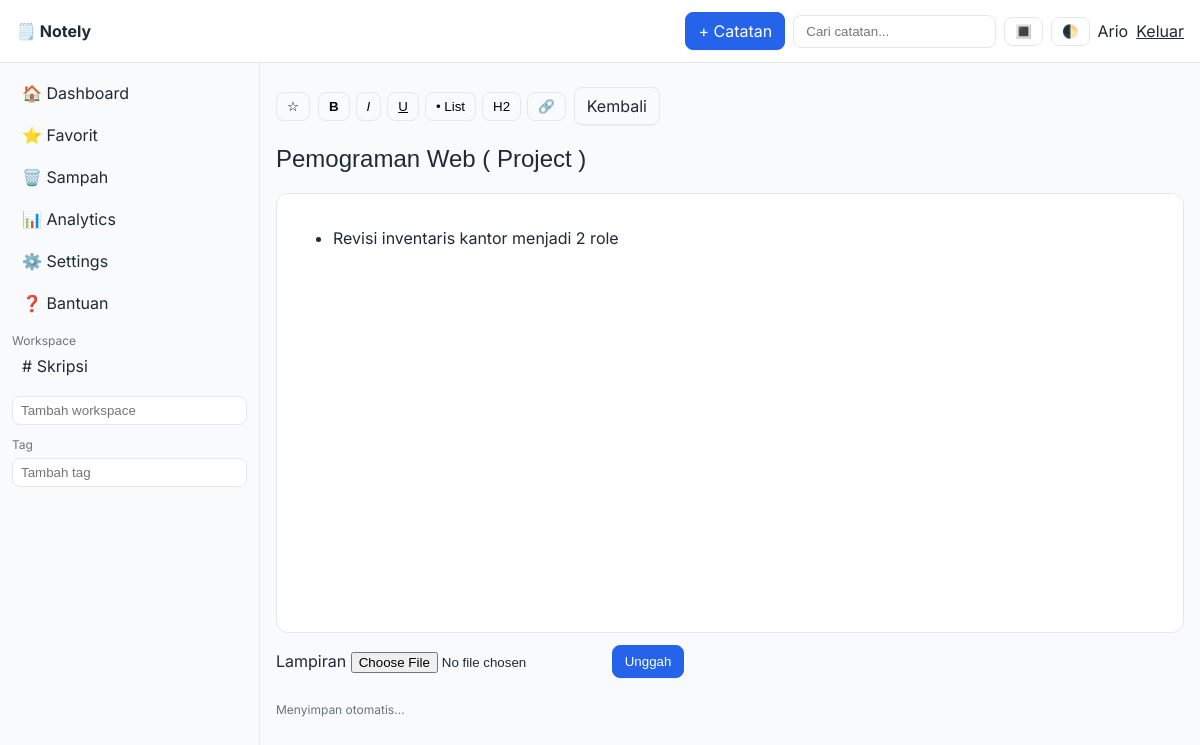
The page /note.php?id=5 (signed in) on the database its author committed.
### tables this page shows
CREATE TABLE `workspaces` (
  `id` int(11) NOT NULL,
  `user_id` int(11) NOT NULL,
  `name` varchar(191) NOT NULL,
  `created_at` timestamp NOT NULL DEFAULT current_timestamp()
);

CREATE TABLE `notes` (
  `id` int(11) NOT NULL,
  `user_id` int(11) NOT NULL,
  `workspace_id` int(11) DEFAULT NULL,
  `parent_id` int(11) DEFAULT NULL,
  `title` varchar(255) DEFAULT '',
  `content` mediumtext DEFAULT NULL,
  `is_favorite` tinyint(1) DEFAULT 0,
  `is_trashed` tinyint(1) DEFAULT 0,
  `attachment_path` text DEFAULT NULL,
  `created_at` timestamp NOT NULL DEFAULT current_timestamp(),
  `updated_at` timestamp NOT NULL DEFAULT current_timestamp() ON UPDATE current_timestamp(),
  `is_pinned` tinyint(1) DEFAULT 0,
  `views` int(11) DEFAULT 0,
  `sort_order` int(11) DEFAULT 0
);

### includes/base.php (called while the page is built, shortened)
<?php
if (!function_exists('app_base')) {
  function app_base(): string {
    $docRoot = rtrim(str_replace('\\','/', $_SERVER['DOCUMENT_ROOT'] ?? ''), '/');
    $projRoot = str_replace('\\','/', realpath(__DIR__ . '/..'));
    $projRoot = rtrim($projRoot, '/');
    $rel = str_replace($docRoot, '', $projRoot);
    return $rel === '' ? '' : $rel;
  }
}

### includes/auth.php (called while the page is built, shortened)
<?php
function current_user_id() {
    return $_SESSION['user']['id'] ?? null;
}
?>

### note.php (the view, shortened to what this page needs)
<?php
require_once __DIR__ . '/includes/header.php';
require_once __DIR__ . '/includes/auth.php';
require_once __DIR__ . '/config/db.php';
require_once __DIR__ . '/includes/base.php'; $BASE = app_base();
$user_id = current_user_id();
$id = isset($_GET['id']) ? intval($_GET['id']) : 0;
$note = [
  'id' => 0,
  'title' => '',
  'content' => '',
  'is_favorite' => 0,
  'attachment_path' => null,
];
if ($id > 0) {
  $stmt = $mysqli->prepare('SELECT * FROM notes WHERE id = ? AND user_id = ? LIMIT 1');
  $stmt->bind_param('ii', $id, $user_id);
  $stmt->execute();
  $res = $stmt->get_result();
  $note = $res->fetch_assoc();
}
?>
<section class="editor">
  <div class="editor-toolbar">
    <button id="favBtn" class="icon-btn" title="Favorit"><?= $note['is_favorite'] ? '⭐' : '☆' ?></button>
    <div class="editor-format">
      <button class="icon-btn" data-cmd="bold" title="Bold"><b>B</b></button>
      <button class="icon-btn" data-cmd="italic" title="Italic"><i>I</i></button>
      <button class="icon-btn" data-cmd="underline" title="Underline"><u>U</u></button>
      <button class="icon-btn" data-cmd="insertUnorderedList" title="Bullet List">• List</button>
      <button class="icon-btn" data-cmd="formatBlock" data-value="h2" title="Heading">H2</button>
      <button class="icon-btn" id="addLink" title="Link">🔗</button>
    </div>
    <a class="btn ghost" href="<?= htmlspecialchars($BASE) ?>/index.php">Kembali</a>
  </div>
  <input id="title" class="title-input" placeholder="Judul" value="<?= htmlspecialchars($note['title']) ?>">
  <div id="content" class="content-editable" contenteditable="true" placeholder="Tulis catatan di sini..."><?= $note['content'] ?></div>
  <form class="upload" action="<?= htmlspecialchars($BASE) ?>/actions/upload.php" method="post" enctype="multipart/form-data">
    <label>Lampiran
      <input type="file" name="file" accept="image/png,image/jpeg,image/gif">
    </label>
    <button class="btn" type="submit">Unggah</button>
  </form>
  <p class="muted" id="saveStatus">Menyimpan otomatis…</p>
</section>
<?php require_once __DIR__ . '/includes/footer.php'; ?>

### components/sidebar.php (shortened to what this page needs)
<?php
require_once __DIR__ . '/../config/db.php';
require_once __DIR__ . '/../includes/auth.php';
require_once __DIR__ . '/../includes/base.php';
$user_id = current_user_id();
$ws = $mysqli->prepare('SELECT id, name FROM workspaces WHERE user_id = ? ORDER BY name');
$ws->bind_param('i', $user_id);
$ws->execute();
$workspaces = $ws->get_result()->fetch_all(MYSQLI_ASSOC);
?>
<aside id="sidebar" class="sidebar" role="complementary" aria-label="Sidebar Navigation">
  <nav>
    <a href="<?= htmlspecialchars(app_base()) ?>/index.php">🏠 Dashboard</a>
    <a href="<?= htmlspecialchars(app_base()) ?>/pages/favorites.php">⭐ Favorit</a>
    <a href="<?= htmlspecialchars(app_base()) ?>/pages/trash.php">🗑️ Sampah</a>
    <a href="<?= htmlspecialchars(app_base()) ?>/pages/analytics.php">📊 Analytics</a>
    <a href="<?= htmlspecialchars(app_base()) ?>/pages/settings.php">⚙️ Settings</a>
    <a href="<?= htmlspecialchars(app_base()) ?>/pages/help.php">❓ Bantuan</a>
  </nav>
  <div class="sidebar-section">
    <div class="sidebar-title">Workspace</div>
    <div class="sidebar-list">
      <?php foreach ($workspaces as $w): ?>
        <a href="<?= htmlspecialchars(app_base()) ?>/pages/workspace.php?id=<?= $w['id'] ?>"># <?= htmlspecialchars($w['name']) ?></a>
      <?php endforeach; ?>
      <form class="inline" action="<?= htmlspecialchars(app_base()) ?>/api/user_api.php" method="post" onsubmit="return addWorkspace(event)">
        <input type="text" name="name" placeholder="Tambah workspace">
      </form>
    </div>
  </div>
  <div class="sidebar-section">
    <div class="sidebar-title">Tag</div>
    <div class="sidebar-list">
      <form class="inline" action="<?= htmlspecialchars(app_base()) ?>/api/user_api.php" method="post" onsubmit="return addTag(event)">
        <input type="text" name="name" placeholder="Tambah tag">
      </form>
    </div>
  </div>
</aside>

### assets/css/style.css (style rules this page uses)
:root { --bg: #f9fafb; --text: #1f2937; --muted: #6b7280; --card: #ffffff; --border: #e5e7eb; --accent: #2563eb; --accent-weak: #dbeafe; }
* { box-sizing: border-box; }
body { margin: 0; font-family: 'Inter', system-ui, -apple-system, Segoe UI, Roboto, Arial, sans-serif; background: var(--bg); color: var(--text); }
* { scrollbar-width: thin; scrollbar-color: var(--border) transparent; }
.sidebar { position: sticky; top: 56px; align-self: start; height: calc(100vh - 56px); overflow: auto; border-right: 1px solid var(--border); padding: 12px; background: var(--bg); transition: transform .25s ease; }
.sidebar nav, .sidebar .sidebar-list { display: grid; gap: 6px; }
.sidebar a { color: inherit; text-decoration: none; padding: 8px 10px; border-radius: 8px; }
.sidebar .sidebar-title { font-size: 12px; color: var(--muted); margin-top: 12px; }
.sidebar form.inline { display: flex; gap: 6px; margin-top: 6px; }
.sidebar form.inline input[type='text'] { flex: 1; padding: 6px 8px; border: 1px solid var(--border); border-radius: 8px; background: var(--card); color: var(--text); }
.btn { padding: 8px 12px; border-radius: 8px; background: var(--accent); color: #fff; border: 1px solid var(--accent); text-decoration: none; cursor: pointer; box-shadow: 0 1px 0 rgba(0,0,0,.04); }
.btn.ghost { background: transparent; color: var(--text); border: 1px solid var(--border); }
.icon-btn { background: transparent; border: 1px solid var(--border); border-radius: 8px; padding: 6px 10px; cursor: pointer; transition: background .2s ease, transform .05s ease; }
.editor { display: grid; gap: 12px; }
.title-input { font-size: 24px; padding: 8px 0; border: none; outline: none; background: transparent; color: var(--text); }
.content-input, .content-editable { min-height: 55vh; padding: 16px; border-radius: 12px; border: 1px solid var(--border); background: var(--card); color: var(--text); line-height: 1.6; }
.content-editable { outline: none; }
.editor-toolbar { display:flex; gap:8px; align-items:center; }
.editor-format { display:flex; gap:6px; }
.editor-format .icon-btn { border-color: var(--border); }
.muted { color: var(--muted); font-size: 12px; }
.upload { display: flex; gap: 8px; align-items: center; }

### rows shown on the page
workspaces: name "Skripsi"
notes: title "Pemograman Web ( Project )", content "Revisi inventaris kantor menjadi 2 role"

### other values the page prints
$_SESSION['user']['name'] "Ario"
